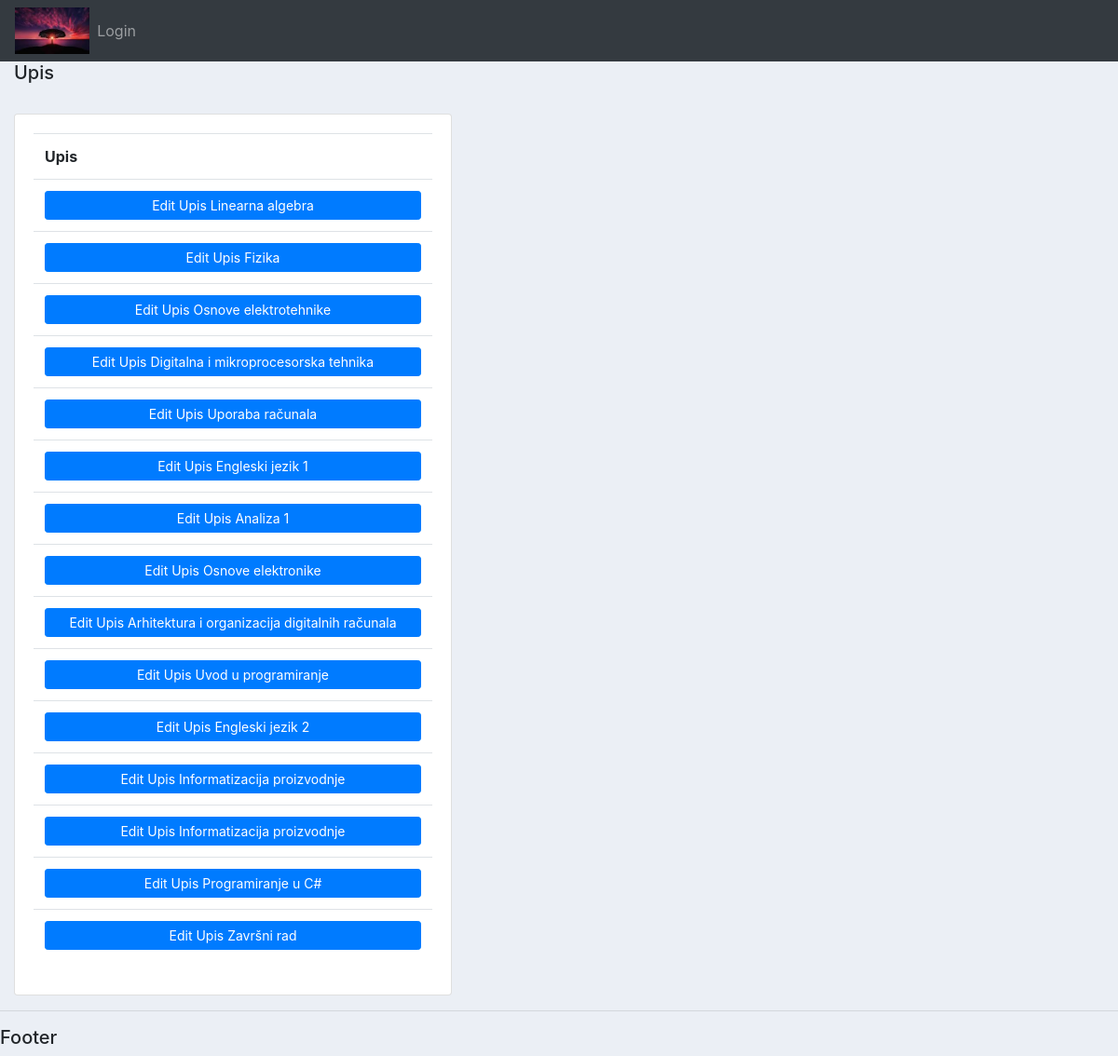
Page /super/students/upisi/2/ on the committed database.
### projekt/models.py (models this page shows, shortened)
class Upisi(models.Model):
    STATUS = (('up', 'upisan'), ('pass', 'polozen'), ('fail', 'izgubio potpis'))
    user_id = models.ForeignKey(Korisnik, on_delete = models.CASCADE,blank=True,null=True)
    predmet_id = models.ForeignKey(Predmeti, on_delete = models.CASCADE, blank=True,null=True)
    status = models.CharField(default='up',max_length=50, choices=STATUS)

class Predmeti(models.Model):
    IZBORNI = (('DA', 'da'), ('NE', 'ne'))
    name = models.CharField(max_length=50)
    kod = models.CharField(max_length=50)
    program = models.CharField(max_length=50)
    ects = models.IntegerField()
    sem_red = models.IntegerField()
    sem_izv = models.IntegerField()
    izborni = models.CharField(max_length=50, choices=IZBORNI)
    nositelj =models.ForeignKey(Korisnik,on_delete=models.CASCADE, blank=True,null=True)
    def __str__(self):
        return self.name

### projekt/views.py (the view)
# urls.py: path('super/students/upisi/<str:pk>/',views.listupis,name='upis'),
def listupis(request,pk):
    user = Korisnik.objects.get(id=pk)
    upisi=Upisi.objects.filter(user_id=user.id)
    context={'upisi': upisi}
    return render(request,'projekti/upisi.html',context)

### projekt/templates/projekti/upisi.html
{% extends 'projekti/main.html' %}
{% block content %}
<div class="col-md-5">
    <h5>Upis</h5>
    <br>
    <div class="card card-body">
        <table class="table">
            <tr>
                <th>Upis</th>
            </tr>
            {% for upis in upisi %}
            <tr>
                <td>
                    <a class="btn btn-primary btn-sm btn-block" href="{% url 'editupis' upis.id %}">Edit Upis {{upis.predmet_id}}</a>
                </td>
            </tr>
            {% endfor %}
        </table>
    </div>
</div>
{% endblock %}

### projekt/templates/projekti/main.html (shortened to what this page needs)
{%load static%}
<!DOCTYPE html>
<html lang="en">
<head>
    <link rel="stylesheet" href="https://cdn.jsdelivr.net/npm/bootstrap@4.0.0/dist/css/bootstrap.min.css">
    <link rel="stylesheet" type="text/css" href="{% static '/css/main.css'%}">
</head>
<body>
    {% include 'projekti/navbar.html' %}
    {% block content %}
    {% endblock %}
    <hr>
    <h5>Footer</h5>
</body>
</html>

### projekt/templates/projekti/navbar.html (shortened to what this page needs)
{%load static%}
<nav class="navbar navbar-expand-lg navbar-dark bg-dark">
    <a href="{% url 'home'  %}"><img src="{% static 'images/logo.jfif'%}" height="50"></a>
    <div class="collapse navbar-collapse" id="navbarNav">
      <div class="navbar-nav">
        {%if user.is_authenticated %}
        <a class="nav-item nav-link" href="{% url 'logout' %}">Logout</a>
        {%else%}
        <a class="nav-item nav-link" href="{% url 'login' %}">Login</a>
        {%endif%}
      </div>
    </div>
  </nav>

### static/css/main.css (style rules this page uses)
body { background-color: #ebeff5; }

### rows in the picture
Upisi: predmet_id "Linearna algebra"
Upisi: predmet_id "Fizika"
Upisi: predmet_id "Osnove elektrotehnike"
Upisi: predmet_id "Digitalna i mikroprocesorska tehnika"
Upisi: predmet_id "Uporaba računala"
Upisi: predmet_id "Engleski jezik 1"
Upisi: predmet_id "Analiza 1"
Upisi: predmet_id "Osnove elektronike"
Upisi: predmet_id "Arhitektura i organizacija digitalnih računala"
Upisi: predmet_id "Uvod u programiranje"
Upisi: predmet_id "Engleski jezik 2"
Upisi: predmet_id "Informatizacija proizvodnje"
Upisi: predmet_id "Informatizacija proizvodnje"
Upisi: predmet_id "Programiranje u C#"
Upisi: predmet_id "Završni rad"
